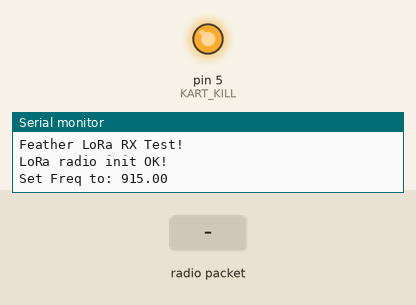
Bench run of a sketch on a simulated Arduino Uno, built with avr-gcc and run on an emulated ATmega328P. Shown: output pins drawn as LEDs (lit = HIGH), the last lines printed to the serial monitor. Inputs (shaded band) come from the test bench. No radio packets arrive unless stated; pins used as bus, display or sensor lines are not drawn.

Above: at 1.3 s.
1.4 s: radio packet "1" arrives
At 2.6 s:
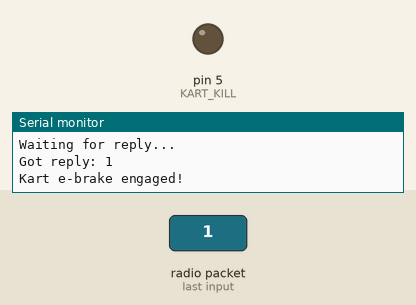
Timing chart, 0 to 4.4 s (numbered marks = the images above; inputs shaded):
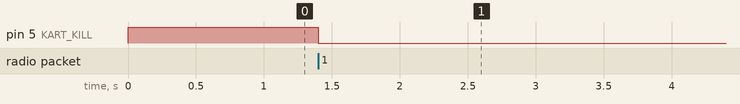

The sketch:

Feather_rx.ino
```cpp
// Feather9x_RX
// -*- mode: C++ -*-
// Example sketch showing how to create a simple messaging client (receiver)
// with the RH_RF95 class. RH_RF95 class does not provide for addressing or
// reliability, so you should only use RH_RF95 if you do not need the higher
// level messaging abilities.
// It is designed to work with the other example Feather9x_TX

//#include <SPI.h>
#include <RH_RF95.h>
//#include <Wire.h>

/* for feather32u4 */
#define RFM95_CS 8
#define RFM95_RST 4
#define RFM95_INT 7

#define KART_KILL 5
#define FEATHER_SDA 2
#define FEATHER_SCL 3

/* for feather m0
  #define RFM95_CS 8
  #define RFM95_RST 4
  #define RFM95_INT 3
*/

/* for shield
  #define RFM95_CS 10
  #define RFM95_RST 9
  #define RFM95_INT 7
*/

/* Feather 32u4 w/wing
  #define RFM95_RST     11   // "A"
  #define RFM95_CS      10   // "B"
  #define RFM95_INT     2    // "SDA" (only SDA/SCL/RX/TX have IRQ!)
*/

/* Feather m0 w/wing
  #define RFM95_RST     11   // "A"
  #define RFM95_CS      10   // "B"
  #define RFM95_INT     6    // "D"
*/

// Change to 434.0 or other frequency, must match RX's freq!
#define RF95_FREQ 915.0

// Singleton instance of the radio driver
RH_RF95 rf95(RFM95_CS, RFM95_INT);

// Blinky on receipt
#define LED 13

void setup()
{
  pinMode(RFM95_RST, OUTPUT); // Defining the Reset pin on Feather
  pinMode(KART_KILL, OUTPUT); // Defining the Output pin on Feather
  digitalWrite(RFM95_RST, HIGH); // Must initialize both pins to be High initially
  digitalWrite(KART_KILL, HIGH);

/*  Wire.begin(FEATHER_I2C_ADDRESS); //join I2C bus with address
  Wire.onReceive(receive_event);   //register event
  while (!Wire) {
    delay(1);
  }*/

  Serial.begin(115200);
  while (!Serial) {
    delay(1);
  }

  delay(100);

  Serial.println("Feather LoRa RX Test!");

  // manual reset
  digitalWrite(RFM95_RST, LOW);
  delay(10);
  digitalWrite(RFM95_RST, HIGH);
  delay(10);

  while (!rf95.init()) { // Continuously check if connection has been established
    Serial.println("LoRa radio init failed");
    while (1);
  }
  Serial.println("LoRa radio init OK!");

  // Defaults after init are 434.0MHz, modulation GFSK_Rb250Fd250, +13dbM
  if (!rf95.setFrequency(RF95_FREQ)) {
    Serial.println("setFrequency failed");
    while (1);
  }
  Serial.print("Set Freq to: "); Serial.println(RF95_FREQ);

  // Defaults after init are 434.0MHz, 13dBm, Bw = 125 kHz, Cr = 4/5, Sf = 128chips/symbol, CRC on

  // The default transmitter power is 13dBm, using PA_BOOST.
  // If you are using RFM95/96/97/98 modules which uses the PA_BOOST transmitter pin, then
  // you can set transmitter powers from 5 to 23 dBm:
  rf95.setTxPower(15, false); // want to conserve as much power as possible
}
int Kart_State = 0;
void loop()
{

  if (rf95.available())
  {
    // Should be a message for us now
    uint8_t buf[RH_RF95_MAX_MESSAGE_LEN]; //
    uint8_t len = sizeof(buf);


    Serial.println("Waiting for reply...");
    if (rf95.waitAvailableTimeout(1000))
    {
      // Should be a reply message for us now
      if (rf95.recv(buf, &len))
      {
        //if (Kart_State == 0)
        //{
        Serial.print("Got reply: ");
        Serial.println((char*)buf);
       // }
        //if (buf[0] == 0x02 && buf[len - 1] == 0x03)
        //{
        if (strcmp((char*)buf, "Idle") == 0) // Checks if the signal sent is "Idle"
        {
          Kart_State = 0;
        }
        else
        {
          Kart_State = 1;
        }
        if (Kart_State == 1)
        {
          //send kill signal pulse to emergency brake until reset
          digitalWrite(KART_KILL, LOW);
          //delay(5000);
          //digitalWrite(KART_KILL, LOW);
          //Kart_State = 1;
          Serial.println("Kart e-brake engaged!");
        }
      }
      else
      {
        Serial.println("Receive failed");
      }
    }
    else
    {
      Serial.println("No reception, is there a transmitter around?");
    }
  }
}


/*void receive_event(int num_bytes) {
  while (1 < Wire.available()) { //loop through all but last
    char c = Wire.read();        //receive byte as char
    Serial.print(c);             //print character
  }
  int x = Wire.read();           //receive byte as int
  Serial.println(x);             //print int
}*/
```

Measured:
- after the input at 1.4 s, pin 5 (KART_KILL): HIGH → LOW at once
